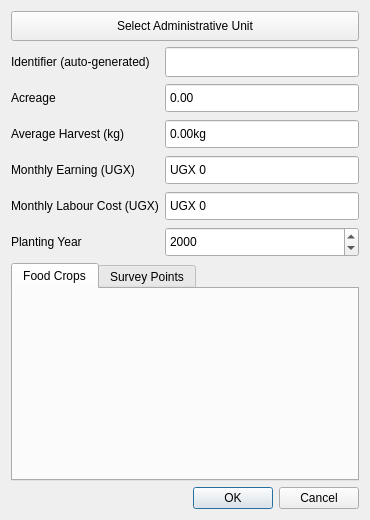
<?xml version="1.0" encoding="UTF-8"?>
<ui version="4.0">
 <class>frmGardenEditor</class>
 <widget class="QDialog" name="frmGardenEditor">
  <property name="geometry">
   <rect>
    <x>0</x>
    <y>0</y>
    <width>370</width>
    <height>520</height>
   </rect>
  </property>
  <property name="windowTitle">
   <string>Garden Editor</string>
  </property>
  <layout class="QGridLayout" name="gridLayout">
   <item row="0" column="0" colspan="2">
    <layout class="QVBoxLayout" name="vlNotification"/>
   </item>
   <item row="1" column="0" colspan="2">
    <widget class="QPushButton" name="btnSelectAdminUnit">
     <property name="minimumSize">
      <size>
       <width>0</width>
       <height>30</height>
      </size>
     </property>
     <property name="text">
      <string>Select Administrative Unit</string>
     </property>
     <property name="icon">
      <iconset resource="../resources.qrc">
       <normaloff>:/plugins/stdm/images/icons/manage_admin_units.png</normaloff>:/plugins/stdm/images/icons/manage_admin_units.png</iconset>
     </property>
    </widget>
   </item>
   <item row="2" column="0">
    <widget class="QLabel" name="label">
     <property name="text">
      <string>Identifier (auto-generated)</string>
     </property>
    </widget>
   </item>
   <item row="2" column="1">
    <widget class="QLineEdit" name="txtGardenIdentifier">
     <property name="minimumSize">
      <size>
       <width>0</width>
       <height>30</height>
      </size>
     </property>
     <property name="maxLength">
      <number>30</number>
     </property>
     <property name="readOnly">
      <bool>true</bool>
     </property>
    </widget>
   </item>
   <item row="3" column="0">
    <widget class="QLabel" name="label_2">
     <property name="text">
      <string>Acreage</string>
     </property>
    </widget>
   </item>
   <item row="3" column="1">
    <widget class="QDoubleSpinBox" name="sbAcreage">
     <property name="minimumSize">
      <size>
       <width>0</width>
       <height>30</height>
      </size>
     </property>
     <property name="buttonSymbols">
      <enum>QAbstractSpinBox::NoButtons</enum>
     </property>
     <property name="maximum">
      <double>100000.000000000000000</double>
     </property>
    </widget>
   </item>
   <item row="4" column="0">
    <widget class="QLabel" name="label_3">
     <property name="text">
      <string>Average Harvest (kg)</string>
     </property>
    </widget>
   </item>
   <item row="4" column="1">
    <widget class="QDoubleSpinBox" name="sbAverageHarvest">
     <property name="minimumSize">
      <size>
       <width>0</width>
       <height>30</height>
      </size>
     </property>
     <property name="buttonSymbols">
      <enum>QAbstractSpinBox::NoButtons</enum>
     </property>
     <property name="suffix">
      <string>kg</string>
     </property>
     <property name="maximum">
      <double>1000000.000000000000000</double>
     </property>
    </widget>
   </item>
   <item row="5" column="0">
    <widget class="QLabel" name="label_4">
     <property name="text">
      <string>Monthly Earning (UGX)</string>
     </property>
    </widget>
   </item>
   <item row="5" column="1">
    <widget class="QSpinBox" name="sbMonthlyEarning">
     <property name="minimumSize">
      <size>
       <width>0</width>
       <height>30</height>
      </size>
     </property>
     <property name="buttonSymbols">
      <enum>QAbstractSpinBox::NoButtons</enum>
     </property>
     <property name="prefix">
      <string>UGX </string>
     </property>
     <property name="maximum">
      <number>100000000</number>
     </property>
    </widget>
   </item>
   <item row="6" column="0">
    <widget class="QLabel" name="label_6">
     <property name="text">
      <string>Monthly Labour Cost (UGX)</string>
     </property>
    </widget>
   </item>
   <item row="6" column="1">
    <widget class="QSpinBox" name="sbMonthlyLabor">
     <property name="minimumSize">
      <size>
       <width>0</width>
       <height>30</height>
      </size>
     </property>
     <property name="buttonSymbols">
      <enum>QAbstractSpinBox::NoButtons</enum>
     </property>
     <property name="prefix">
      <string>UGX </string>
     </property>
     <property name="maximum">
      <number>100000000</number>
     </property>
    </widget>
   </item>
   <item row="7" column="0">
    <widget class="QLabel" name="label_5">
     <property name="text">
      <string>Planting Year</string>
     </property>
    </widget>
   </item>
   <item row="7" column="1">
    <widget class="QDateEdit" name="dtPlantingYear">
     <property name="minimumSize">
      <size>
       <width>0</width>
       <height>30</height>
      </size>
     </property>
     <property name="displayFormat">
      <string>yyyy</string>
     </property>
    </widget>
   </item>
   <item row="8" column="0" colspan="2">
    <widget class="QTabWidget" name="tbRelations">
     <property name="currentIndex">
      <number>0</number>
     </property>
     <widget class="ForeignKeyMapper" name="fkmFoodCrops">
      <attribute name="title">
       <string>Food Crops</string>
      </attribute>
     </widget>
     <widget class="ForeignKeyMapper" name="tab">
      <attribute name="title">
       <string>Survey Points</string>
      </attribute>
     </widget>
    </widget>
   </item>
   <item row="9" column="0" colspan="2">
    <widget class="QDialogButtonBox" name="buttonBox">
     <property name="orientation">
      <enum>Qt::Horizontal</enum>
     </property>
     <property name="standardButtons">
      <set>QDialogButtonBox::Cancel|QDialogButtonBox::Ok</set>
     </property>
    </widget>
   </item>
  </layout>
 </widget>
 <customwidgets>
  <customwidget>
   <class>ForeignKeyMapper</class>
   <extends>QWidget</extends>
   <header>.ForeignKeyMapper</header>
   <container>1</container>
  </customwidget>
 </customwidgets>
 <resources>
  <include location="../resources.qrc"/>
 </resources>
 <connections/>
</ui>
